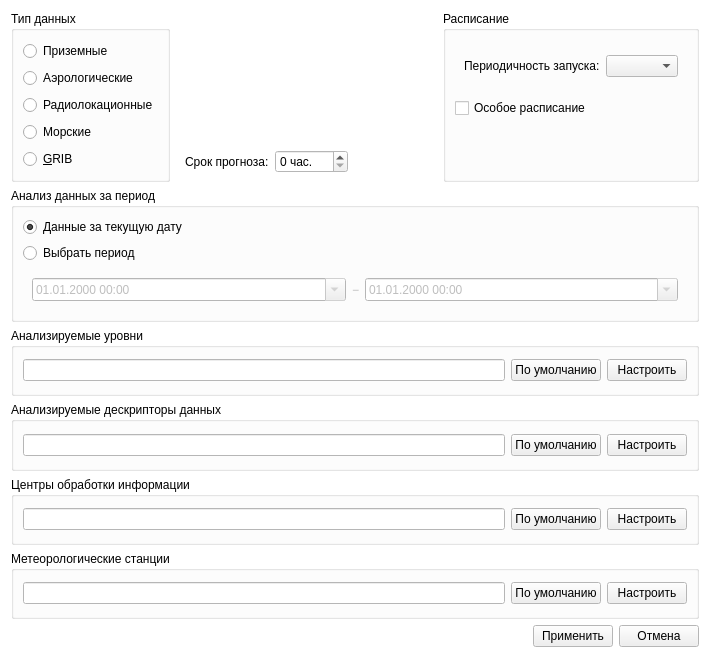
<?xml version="1.0" encoding="UTF-8"?>
<ui version="4.0">
 <class>ObanalOptions</class>
 <widget class="QWidget" name="ObanalOptions">
  <property name="geometry">
   <rect>
    <x>0</x>
    <y>0</y>
    <width>710</width>
    <height>658</height>
   </rect>
  </property>
  <property name="sizePolicy">
   <sizepolicy hsizetype="Preferred" vsizetype="Preferred">
    <horstretch>0</horstretch>
    <verstretch>0</verstretch>
   </sizepolicy>
  </property>
  <property name="minimumSize">
   <size>
    <width>0</width>
    <height>0</height>
   </size>
  </property>
  <property name="maximumSize">
   <size>
    <width>16777215</width>
    <height>16777215</height>
   </size>
  </property>
  <property name="palette">
   <palette>
    <active>
     <colorrole role="Base">
      <brush brushstyle="SolidPattern">
       <color alpha="255">
        <red>255</red>
        <green>255</green>
        <blue>255</blue>
       </color>
      </brush>
     </colorrole>
     <colorrole role="Window">
      <brush brushstyle="SolidPattern">
       <color alpha="255">
        <red>255</red>
        <green>255</green>
        <blue>255</blue>
       </color>
      </brush>
     </colorrole>
    </active>
    <inactive>
     <colorrole role="Base">
      <brush brushstyle="SolidPattern">
       <color alpha="255">
        <red>255</red>
        <green>255</green>
        <blue>255</blue>
       </color>
      </brush>
     </colorrole>
     <colorrole role="Window">
      <brush brushstyle="SolidPattern">
       <color alpha="255">
        <red>255</red>
        <green>255</green>
        <blue>255</blue>
       </color>
      </brush>
     </colorrole>
    </inactive>
    <disabled>
     <colorrole role="Base">
      <brush brushstyle="SolidPattern">
       <color alpha="255">
        <red>255</red>
        <green>255</green>
        <blue>255</blue>
       </color>
      </brush>
     </colorrole>
     <colorrole role="Window">
      <brush brushstyle="SolidPattern">
       <color alpha="255">
        <red>255</red>
        <green>255</green>
        <blue>255</blue>
       </color>
      </brush>
     </colorrole>
    </disabled>
   </palette>
  </property>
  <property name="windowTitle">
   <string>Редактор задания объективного анализа</string>
  </property>
  <property name="autoFillBackground">
   <bool>true</bool>
  </property>
  <layout class="QVBoxLayout" name="verticalLayout_4">
   <item>
    <layout class="QHBoxLayout" name="horizontalLayout_3">
     <item>
      <widget class="QGroupBox" name="typeGroupBox">
       <property name="title">
        <string>Тип данных</string>
       </property>
       <layout class="QVBoxLayout" name="verticalLayout">
        <item>
         <widget class="QRadioButton" name="surfaceRadioButton">
          <property name="text">
           <string>Приземные</string>
          </property>
         </widget>
        </item>
        <item>
         <widget class="QRadioButton" name="aeroRadioButton">
          <property name="text">
           <string>Аэрологические</string>
          </property>
         </widget>
        </item>
        <item>
         <widget class="QRadioButton" name="radioRadioButton">
          <property name="text">
           <string>Радиолокационные</string>
          </property>
         </widget>
        </item>
        <item>
         <widget class="QRadioButton" name="oceanRadioButton">
          <property name="text">
           <string>Морские</string>
          </property>
         </widget>
        </item>
        <item>
         <widget class="QRadioButton" name="gribRadioButton">
          <property name="text">
           <string>&amp;GRIB</string>
          </property>
         </widget>
        </item>
       </layout>
      </widget>
     </item>
     <item>
      <widget class="QWidget" name="gribHourWidget" native="true">
       <property name="minimumSize">
        <size>
         <width>0</width>
         <height>0</height>
        </size>
       </property>
       <layout class="QVBoxLayout" name="verticalLayout_6">
        <item>
         <spacer name="verticalSpacer_2">
          <property name="orientation">
           <enum>Qt::Vertical</enum>
          </property>
          <property name="sizeHint" stdset="0">
           <size>
            <width>20</width>
            <height>130</height>
           </size>
          </property>
         </spacer>
        </item>
        <item>
         <layout class="QHBoxLayout" name="horizontalLayout_11">
          <item>
           <widget class="QLabel" name="label_3">
            <property name="text">
             <string>Срок прогноза:</string>
            </property>
           </widget>
          </item>
          <item>
           <widget class="QSpinBox" name="gribHourSpinBox">
            <property name="suffix">
             <string> час.</string>
            </property>
            <property name="maximum">
             <number>240</number>
            </property>
            <property name="singleStep">
             <number>3</number>
            </property>
           </widget>
          </item>
         </layout>
        </item>
       </layout>
      </widget>
     </item>
     <item>
      <spacer name="horizontalSpacer_3">
       <property name="orientation">
        <enum>Qt::Horizontal</enum>
       </property>
       <property name="sizeHint" stdset="0">
        <size>
         <width>40</width>
         <height>20</height>
        </size>
       </property>
      </spacer>
     </item>
     <item>
      <widget class="QGroupBox" name="sheduleGroupBox">
       <property name="sizePolicy">
        <sizepolicy hsizetype="Expanding" vsizetype="Preferred">
         <horstretch>0</horstretch>
         <verstretch>0</verstretch>
        </sizepolicy>
       </property>
       <property name="title">
        <string>Расписание</string>
       </property>
       <layout class="QVBoxLayout" name="verticalLayout_3">
        <item>
         <widget class="QStackedWidget" name="sheduleStackedWidget">
          <property name="currentIndex">
           <number>0</number>
          </property>
          <widget class="QWidget" name="basicPage">
           <layout class="QVBoxLayout" name="verticalLayout_2">
            <item>
             <layout class="QHBoxLayout" name="horizontalLayout">
              <item>
               <widget class="QLabel" name="label">
                <property name="text">
                 <string>Периодичность запуска:</string>
                </property>
               </widget>
              </item>
              <item>
               <widget class="QComboBox" name="timesheetComboBox">
                <property name="sizePolicy">
                 <sizepolicy hsizetype="Preferred" vsizetype="Fixed">
                  <horstretch>0</horstretch>
                  <verstretch>0</verstretch>
                 </sizepolicy>
                </property>
               </widget>
              </item>
             </layout>
            </item>
           </layout>
          </widget>
          <widget class="QWidget" name="advancedPage">
           <layout class="QHBoxLayout" name="horizontalLayout_8">
            <item>
             <widget class="QLineEdit" name="timesheetLineEdit">
              <property name="alignment">
               <set>Qt::AlignCenter</set>
              </property>
              <property name="placeholderText">
               <string>* * * * *</string>
              </property>
             </widget>
            </item>
            <item>
             <widget class="QPushButton" name="timesheetSetupButton">
              <property name="toolTip">
               <string>Открыть мастер настройки расписания</string>
              </property>
              <property name="text">
               <string>Настроить</string>
              </property>
             </widget>
            </item>
           </layout>
          </widget>
         </widget>
        </item>
        <item>
         <layout class="QHBoxLayout" name="horizontalLayout_2">
          <item>
           <widget class="QCheckBox" name="advancedCheckBox">
            <property name="toolTip">
             <string>Настроить особое расписание запуска</string>
            </property>
            <property name="text">
             <string>Особое расписание</string>
            </property>
           </widget>
          </item>
          <item>
           <spacer name="horizontalSpacer">
            <property name="orientation">
             <enum>Qt::Horizontal</enum>
            </property>
            <property name="sizeHint" stdset="0">
             <size>
              <width>40</width>
              <height>20</height>
             </size>
            </property>
           </spacer>
          </item>
         </layout>
        </item>
        <item>
         <spacer name="verticalSpacer">
          <property name="orientation">
           <enum>Qt::Vertical</enum>
          </property>
          <property name="sizeHint" stdset="0">
           <size>
            <width>20</width>
            <height>40</height>
           </size>
          </property>
         </spacer>
        </item>
       </layout>
      </widget>
     </item>
    </layout>
   </item>
   <item>
    <widget class="QGroupBox" name="dateGroupBox">
     <property name="title">
      <string>Анализ данных за период</string>
     </property>
     <layout class="QVBoxLayout" name="verticalLayout_5">
      <item>
       <widget class="QRadioButton" name="currentDateRadioButton">
        <property name="text">
         <string>Данные за текущую дату</string>
        </property>
        <property name="checked">
         <bool>true</bool>
        </property>
       </widget>
      </item>
      <item>
       <widget class="QRadioButton" name="customDateRadioButton">
        <property name="text">
         <string>Выбрать период</string>
        </property>
       </widget>
      </item>
      <item>
       <widget class="QWidget" name="customDateTimeWidget" native="true">
        <property name="enabled">
         <bool>false</bool>
        </property>
        <layout class="QHBoxLayout" name="horizontalLayout_9">
         <item>
          <widget class="QDateTimeEdit" name="startDateTimeEdit">
           <property name="sizePolicy">
            <sizepolicy hsizetype="Expanding" vsizetype="Fixed">
             <horstretch>0</horstretch>
             <verstretch>0</verstretch>
            </sizepolicy>
           </property>
           <property name="displayFormat">
            <string>dd.MM.yyyy hh:mm</string>
           </property>
           <property name="calendarPopup">
            <bool>true</bool>
           </property>
          </widget>
         </item>
         <item>
          <widget class="QLabel" name="label_2">
           <property name="sizePolicy">
            <sizepolicy hsizetype="Minimum" vsizetype="Preferred">
             <horstretch>0</horstretch>
             <verstretch>0</verstretch>
            </sizepolicy>
           </property>
           <property name="text">
            <string>−</string>
           </property>
          </widget>
         </item>
         <item>
          <widget class="QDateTimeEdit" name="endDateTimeEdit">
           <property name="sizePolicy">
            <sizepolicy hsizetype="Expanding" vsizetype="Fixed">
             <horstretch>0</horstretch>
             <verstretch>0</verstretch>
            </sizepolicy>
           </property>
           <property name="displayFormat">
            <string>dd.MM.yyyy hh:mm</string>
           </property>
           <property name="calendarPopup">
            <bool>true</bool>
           </property>
          </widget>
         </item>
        </layout>
       </widget>
      </item>
     </layout>
    </widget>
   </item>
   <item>
    <widget class="QGroupBox" name="levelsGroupBox">
     <property name="sizePolicy">
      <sizepolicy hsizetype="Preferred" vsizetype="Expanding">
       <horstretch>0</horstretch>
       <verstretch>0</verstretch>
      </sizepolicy>
     </property>
     <property name="title">
      <string>Анализируемые уровни</string>
     </property>
     <layout class="QHBoxLayout" name="horizontalLayout_5">
      <item>
       <widget class="QLineEdit" name="levelsLineEdit">
        <property name="readOnly">
         <bool>true</bool>
        </property>
       </widget>
      </item>
      <item>
       <widget class="QPushButton" name="levelClearButton">
        <property name="toolTip">
         <string>Установить значение по умолчанию</string>
        </property>
        <property name="text">
         <string>По умолчанию</string>
        </property>
       </widget>
      </item>
      <item>
       <widget class="QPushButton" name="levelSetupButton">
        <property name="toolTip">
         <string>Подробная настройка</string>
        </property>
        <property name="text">
         <string>Настроить</string>
        </property>
       </widget>
      </item>
     </layout>
    </widget>
   </item>
   <item>
    <widget class="QGroupBox" name="descriptorsGroupBox">
     <property name="sizePolicy">
      <sizepolicy hsizetype="Preferred" vsizetype="Expanding">
       <horstretch>0</horstretch>
       <verstretch>0</verstretch>
      </sizepolicy>
     </property>
     <property name="title">
      <string>Анализируемые дескрипторы данных</string>
     </property>
     <layout class="QHBoxLayout" name="horizontalLayout_6">
      <item>
       <widget class="QLineEdit" name="descriptorsLineEdit">
        <property name="readOnly">
         <bool>true</bool>
        </property>
       </widget>
      </item>
      <item>
       <widget class="QPushButton" name="descriptorClearButton">
        <property name="toolTip">
         <string>Установить значение по умолчанию</string>
        </property>
        <property name="text">
         <string>По умолчанию</string>
        </property>
       </widget>
      </item>
      <item>
       <widget class="QPushButton" name="descriptorSetupButton">
        <property name="toolTip">
         <string>Подробная настройка</string>
        </property>
        <property name="text">
         <string>Настроить</string>
        </property>
       </widget>
      </item>
     </layout>
    </widget>
   </item>
   <item>
    <widget class="QGroupBox" name="centersGroupBox">
     <property name="sizePolicy">
      <sizepolicy hsizetype="Preferred" vsizetype="Expanding">
       <horstretch>0</horstretch>
       <verstretch>0</verstretch>
      </sizepolicy>
     </property>
     <property name="title">
      <string>Центры обработки информации</string>
     </property>
     <layout class="QHBoxLayout" name="horizontalLayout_7">
      <item>
       <widget class="QLineEdit" name="centersLineEdit">
        <property name="readOnly">
         <bool>true</bool>
        </property>
       </widget>
      </item>
      <item>
       <widget class="QPushButton" name="centerClearButton">
        <property name="toolTip">
         <string>Установить значение по умолчанию</string>
        </property>
        <property name="text">
         <string>По умолчанию</string>
        </property>
       </widget>
      </item>
      <item>
       <widget class="QPushButton" name="centerSetupButton">
        <property name="toolTip">
         <string>Подробная настройка</string>
        </property>
        <property name="text">
         <string>Настроить</string>
        </property>
       </widget>
      </item>
     </layout>
    </widget>
   </item>
   <item>
    <widget class="QGroupBox" name="stationsGroupBox">
     <property name="sizePolicy">
      <sizepolicy hsizetype="Preferred" vsizetype="Expanding">
       <horstretch>0</horstretch>
       <verstretch>0</verstretch>
      </sizepolicy>
     </property>
     <property name="title">
      <string>Метеорологические станции</string>
     </property>
     <layout class="QHBoxLayout" name="horizontalLayout_10">
      <item>
       <widget class="QLineEdit" name="stationsLineEdit">
        <property name="readOnly">
         <bool>true</bool>
        </property>
       </widget>
      </item>
      <item>
       <widget class="QPushButton" name="stationClearButton">
        <property name="toolTip">
         <string>Установить значение по умолчанию</string>
        </property>
        <property name="text">
         <string>По умолчанию</string>
        </property>
       </widget>
      </item>
      <item>
       <widget class="QPushButton" name="stationSetupButton">
        <property name="toolTip">
         <string>Подробная настройка</string>
        </property>
        <property name="text">
         <string>Настроить</string>
        </property>
       </widget>
      </item>
     </layout>
    </widget>
   </item>
   <item>
    <layout class="QHBoxLayout" name="horizontalLayout_4">
     <item>
      <spacer name="horizontalSpacer_2">
       <property name="orientation">
        <enum>Qt::Horizontal</enum>
       </property>
       <property name="sizeHint" stdset="0">
        <size>
         <width>40</width>
         <height>20</height>
        </size>
       </property>
      </spacer>
     </item>
     <item>
      <widget class="QPushButton" name="applyButton">
       <property name="toolTip">
        <string>Сохранить изменения</string>
       </property>
       <property name="text">
        <string>Применить</string>
       </property>
      </widget>
     </item>
     <item>
      <widget class="QPushButton" name="cancelButton">
       <property name="toolTip">
        <string>Закрыть без сохранения</string>
       </property>
       <property name="text">
        <string>Отмена</string>
       </property>
      </widget>
     </item>
    </layout>
   </item>
  </layout>
 </widget>
 <tabstops>
  <tabstop>applyButton</tabstop>
  <tabstop>cancelButton</tabstop>
  <tabstop>surfaceRadioButton</tabstop>
  <tabstop>aeroRadioButton</tabstop>
  <tabstop>radioRadioButton</tabstop>
  <tabstop>oceanRadioButton</tabstop>
  <tabstop>gribRadioButton</tabstop>
  <tabstop>timesheetComboBox</tabstop>
  <tabstop>advancedCheckBox</tabstop>
  <tabstop>currentDateRadioButton</tabstop>
  <tabstop>customDateRadioButton</tabstop>
  <tabstop>levelsLineEdit</tabstop>
  <tabstop>levelClearButton</tabstop>
  <tabstop>levelSetupButton</tabstop>
  <tabstop>descriptorsLineEdit</tabstop>
  <tabstop>descriptorClearButton</tabstop>
  <tabstop>descriptorSetupButton</tabstop>
  <tabstop>centersLineEdit</tabstop>
  <tabstop>centerClearButton</tabstop>
  <tabstop>centerSetupButton</tabstop>
  <tabstop>stationsLineEdit</tabstop>
  <tabstop>stationClearButton</tabstop>
  <tabstop>stationSetupButton</tabstop>
  <tabstop>startDateTimeEdit</tabstop>
  <tabstop>endDateTimeEdit</tabstop>
  <tabstop>gribHourSpinBox</tabstop>
  <tabstop>timesheetLineEdit</tabstop>
  <tabstop>timesheetSetupButton</tabstop>
 </tabstops>
 <resources/>
 <connections>
  <connection>
   <sender>oceanRadioButton</sender>
   <signal>toggled(bool)</signal>
   <receiver>levelsLineEdit</receiver>
   <slot>setDisabled(bool)</slot>
   <hints>
    <hint type="sourcelabel">
     <x>96</x>
     <y>124</y>
    </hint>
    <hint type="destinationlabel">
     <x>154</x>
     <y>353</y>
    </hint>
   </hints>
  </connection>
  <connection>
   <sender>oceanRadioButton</sender>
   <signal>toggled(bool)</signal>
   <receiver>levelClearButton</receiver>
   <slot>setDisabled(bool)</slot>
   <hints>
    <hint type="sourcelabel">
     <x>127</x>
     <y>121</y>
    </hint>
    <hint type="destinationlabel">
     <x>520</x>
     <y>362</y>
    </hint>
   </hints>
  </connection>
  <connection>
   <sender>oceanRadioButton</sender>
   <signal>toggled(bool)</signal>
   <receiver>levelSetupButton</receiver>
   <slot>setDisabled(bool)</slot>
   <hints>
    <hint type="sourcelabel">
     <x>100</x>
     <y>126</y>
    </hint>
    <hint type="destinationlabel">
     <x>652</x>
     <y>362</y>
    </hint>
   </hints>
  </connection>
 </connections>
</ui>
